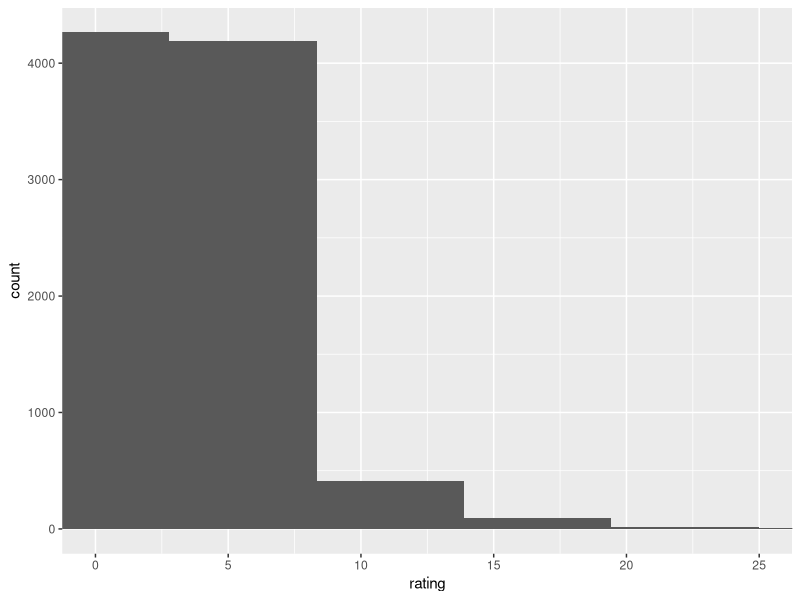

Here is the R script that generated this plot:
setwd('Documents/data_science/p5/final_project/data')
library(ggplot2)
nh<-read.csv('nh4.2.csv')

ggplot(aes(x=rating),data=nh)+
  geom_histogram()+
  coord_cartesian(xlim=c(0,25))

summary(nh$rating)
nhna <- subset(nh,is.na(rating))

with(subset(nh,created_at[0:3]=='2015'),summary(nh$summary))
